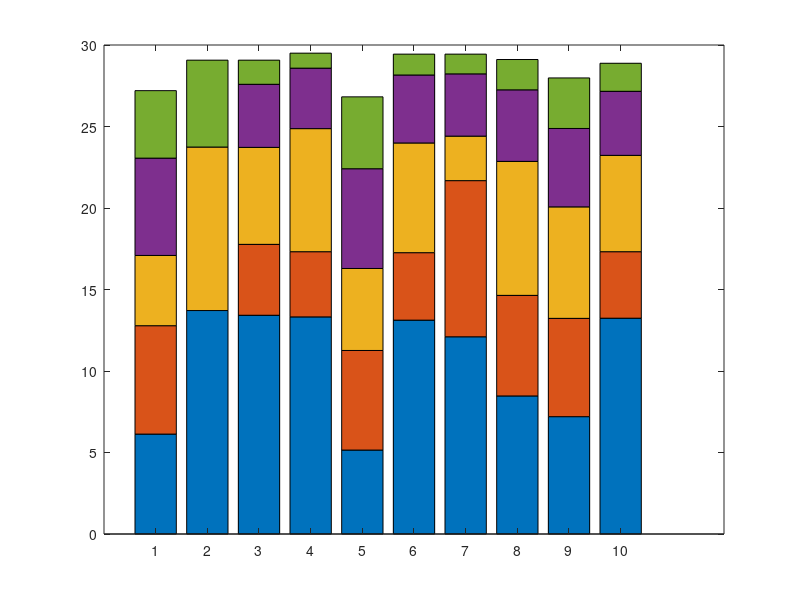

This figure's MATLAB source: (Note: this script raises an error after producing the figure.)
% Clear workspace
clc;
clear;
close all;

% --- DATA DEFINITION ---
% Rows: Logic types (EAL1 to EAL9 + PAL)
% Columns: Bit Widths (4-bit, 5-bit, 6-bit, 7-bit, 8-bit)
PSNR_Values = [
    27.20,  23.06,  17.09,  12.78,  6.13;   % EAL1
    29.07,  0.0,    23.74,  0.0,    13.71;  % EAL2
    29.07,  27.59,  23.72,  17.77,  13.42;  % EAL3
    29.50,  28.58,  24.87,  17.32,  13.32;  % EAL4
    26.82,  22.41,  16.29,  11.26,  5.15;   % EAL5
    29.44,  28.16,  23.99,  17.26,  13.12;  % EAL6
    29.44,  28.23,  24.41,  21.68,  12.10;  % EAL7
    29.11,  27.25,  22.86,  14.64,  8.47;   % EAL8
    27.98,  24.88,  20.07,  13.23,  7.20;   % EAL9
    28.88,  27.16,  23.23,  17.32,  13.24   % PAL
];

logicNames = {'EAL1', 'EAL2', 'EAL3', 'EAL4', 'EAL5', 'EAL6', 'EAL7', 'EAL8', 'EAL9', 'PAL'};

% --- DATA PROCESSING (INCREMENTAL LOGIC) ---
% 1. Reverse Columns: 8-bit (Smallest/Bottom) -> 4-bit (Largest/Top)
Filled_Values = fliplr(PSNR_Values);

% 2. Fill missing 0 values (Gap Filling)
%    If a value is 0, carry over the previous value so the graph doesn't dip.
for i = 1:size(Filled_Values, 1)
    for j = 2:size(Filled_Values, 2)
        if Filled_Values(i, j) == 0
            Filled_Values(i, j) = Filled_Values(i, j-1);
        end
    end
end

% 3. Calculate Incremental Differences for Stacking
Plot_Data = zeros(size(Filled_Values));
Plot_Data(:, 1) = Filled_Values(:, 1); % Base (8-bit)
for j = 2:size(Filled_Values, 2)
    Plot_Data(:, j) = Filled_Values(:, j) - Filled_Values(:, j-1);
end

% --- PLOTTING ---
figure('Position', [100, 100, 1400, 800], 'Color', 'w'); 

x = 1:size(Plot_Data, 1);
b = bar(x, Plot_Data, 'stacked');

% --- STYLING ---
barWidth = 0.5; 
for i = 1:length(b)
    b(i).BarWidth = barWidth;
end

% --- COLORS (Stack Order) ---
% 1 (Bottom): 8-bit (Green) -> ... -> 5 (Top): 4-bit (Blue)
customColors = [
    0.47, 0.67, 0.19;  % 1: 8-bit (Green) - BOTTOM
    0.49, 0.18, 0.56;  % 2: 7-bit (Purple)
    0.93, 0.69, 0.13;  % 3: 6-bit (Yellow)
    0.85, 0.33, 0.10;  % 4: 5-bit (Orange)
    0.00, 0.45, 0.74   % 5: 4-bit (Blue)  - TOP
];

for i = 1:length(b)
    b(i).FaceColor = customColors(i,:);
end

% --- AXES SETTINGS ---
% Calculate Max Y based on the filled values (since that represents total height)
max_y = max(max(Filled_Values));
% Increase Y-limit to create empty space at top-left for the legend
ylim([0, max_y * 1.40]); 

set(gca, 'XTick', x);
set(gca, 'XTickLabel', logicNames);
set(gca, 'FontSize', 11);
set(gca, 'XColor', 'k', 'YColor', 'k'); 
set(gca, 'Color', 'w');                 

xlabel('Approximation Logic', 'FontSize', 12, 'FontWeight', 'bold', 'Color', 'k');
ylabel('PSNR value of Original i/p image v/s o/p image of box kernel (dB)', 'FontSize', 11, 'FontWeight', 'bold', 'Color', 'k');
title('PSNR COMPARISON (BOX KERNEL)', 'FontSize', 14, 'FontWeight', 'bold', 'Color', 'k');

% --- REMOVE GRID ---
grid off;

% --- PROFESSIONAL COMPACT LEGEND BOX ---
legend_rows = {'4-bit', '5-bit', '6-bit', '7-bit', '8-bit'};

% Legend Coordinates (Positioned in new empty space at Top-Left)
box_x = 0.6;                 % Far left
box_y = max_y * 1.38;        % High up
box_w = 1.8;                 % Compact Width
box_h = max_y * 0.22;        % Compact Height

% Draw Boundary
rectangle('Position', [box_x, box_y - box_h, box_w, box_h], ...
    'EdgeColor', 'k', 'LineWidth', 0.8, 'FaceColor', 'none'); 

% Spacing
start_x = box_x + 0.1;        
start_y = box_y - (max_y * 0.025);         
row_spacing = max_y * 0.04;   
patch_width = 0.12;            
patch_height = max_y * 0.02;  
gap_small = 0.03;              
label_offset = 0.4;           

% Draw Legend Items
for k = 1:5
    current_y = start_y - ((k-1) * row_spacing);
    current_x = start_x;
    
    % Label
    text(current_x, current_y, [legend_rows{k} ':'], ...
        'FontSize', 12, 'FontWeight', 'bold', 'Color', 'k', ...
        'VerticalAlignment', 'middle', 'HorizontalAlignment', 'left');
    
    current_x = current_x + label_offset;
    
    % Open Bracket
    text(current_x, current_y, '(', ...
        'FontSize', 12, 'FontWeight', 'bold', 'Color', 'k', ...
        'VerticalAlignment', 'middle', 'HorizontalAlignment', 'center');
    
    current_x = current_x + 0.08;
    
    % Draw Patches (Bottom-Up order: Green first)
    % 4-bit (k=1) includes layers 1-5. 8-bit (k=5) includes layer 1.
    layers_to_draw = 6 - k; 
    
    for layer = 1:layers_to_draw
        rectangle('Position', [current_x, current_y - (patch_height/2), patch_width, patch_height], ...
            'FaceColor', customColors(layer, :), ...
            'EdgeColor', 'k', 'LineWidth', 0.5);
        
        current_x = current_x + patch_width + gap_small;
        
        % '+' Sign
        if layer < layers_to_draw
             text(current_x, current_y, '+', ...
                'FontSize', 6, 'FontWeight', 'bold', 'Color', 'k', ...
                'VerticalAlignment', 'middle', 'HorizontalAlignment', 'center');
             current_x = current_x + gap_small + 0.05;
        end
    end
    
    % Closing Bracket
    text(current_x + 0.02, current_y, ')', ...
        'FontSize', 12, 'FontWeight', 'bold', 'Color', 'k', ...
        'VerticalAlignment', 'middle', 'HorizontalAlignment', 'left');
end

% --- ADDING TEXT LABELS ---
% Use the flipped original values to match the stack order
original_flipped = fliplr(PSNR_Values);

for i = 1:size(Filled_Values, 1) % Rows
    for j = 1:size(Filled_Values, 2) % Columns
        
        val_position = Filled_Values(i, j);
        val_original = original_flipped(i, j);
        
        if val_original > 0
            % Text at the TOP BOUNDARY of the cumulative stack
            y_pos = val_position;
            
            x_pos = i + (barWidth / 2) + 0.02; 
            
            txt_str = sprintf('%.2f', val_original);
            
            text(x_pos, y_pos, txt_str, ...
                'FontSize', 10, ...           
                'Color', 'r', ...            
                'FontWeight', 'bold', ...
                'HorizontalAlignment', 'left', ...
                'VerticalAlignment', 'middle'); 
        end
    end
end
